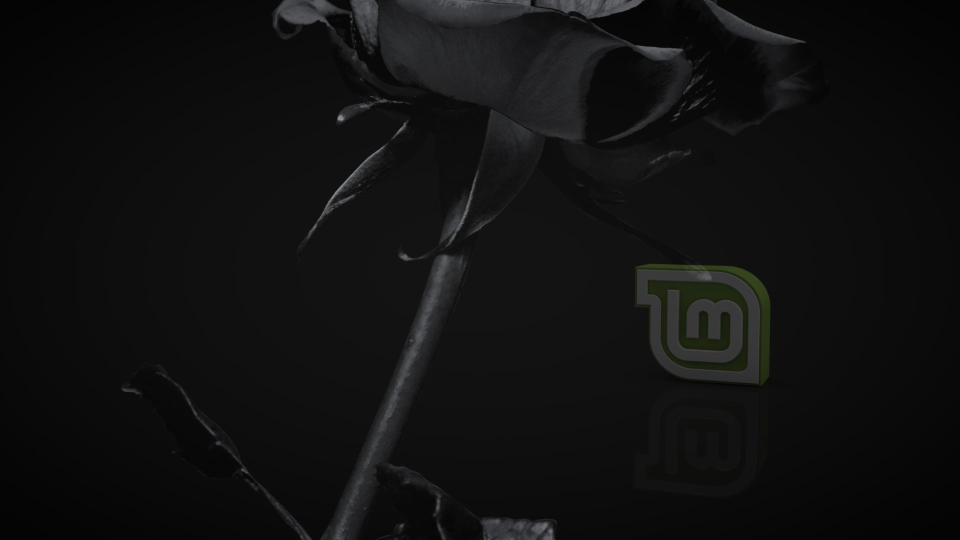
#> input picture .cache/bench_0.jpg, 1920 x 1080 px (shown at 1/2 size)
$ python -i zoom_effect.py   (imports and definitions only)
#> lines starting #> are read from the running program, lines starting #| are printed output that depends on the picture
#> further down, picture is the input picture: PIL image 1920x1080 RGB; mean R, G, B 16.6, 16.7, 16.7
"""Shared motion curves for the native compositor and software fallback."""
import math

# [28 lines left out: functions zoom_scale, smooth_segments, not called in this run]


def pulse_texture(image, lens_strength=.20, chromatic_strength=.60, separation=1.0, lens_image=None):
    """Bake barrel distortion and radial color separation once per wallpaper."""
#> called with lens_strength = 0.2, chromatic_strength = 0.6, separation = 1
    from PIL import Image
    rgb = image.convert('RGB')
    width,height=rgb.size
#> width = 1920; height = 1080
    def distort(source,strength):
#> called with strength = 0.2
        if strength==0:return source.copy()
        def point(x,y):
            nx,ny=2*x/width-1,2*y/height-1
            radius2=(nx*nx+ny*ny)/2
            factor=1-strength*(1-radius2)
            return (width*(1+nx*factor)/2,height*(1+ny*factor)/2)
        mesh=[]
        for top in range(0,height,32):
            bottom=min(top+32,height)
            for left in range(0,width,32):
                right=min(left+32,width)
                quad=point(left,top)+point(left,bottom)+point(right,bottom)+point(right,top)
                mesh.append(((left,top,right,bottom),quad))
        return source.transform(source.size,Image.Transform.MESH,mesh,Image.Resampling.BILINEAR)
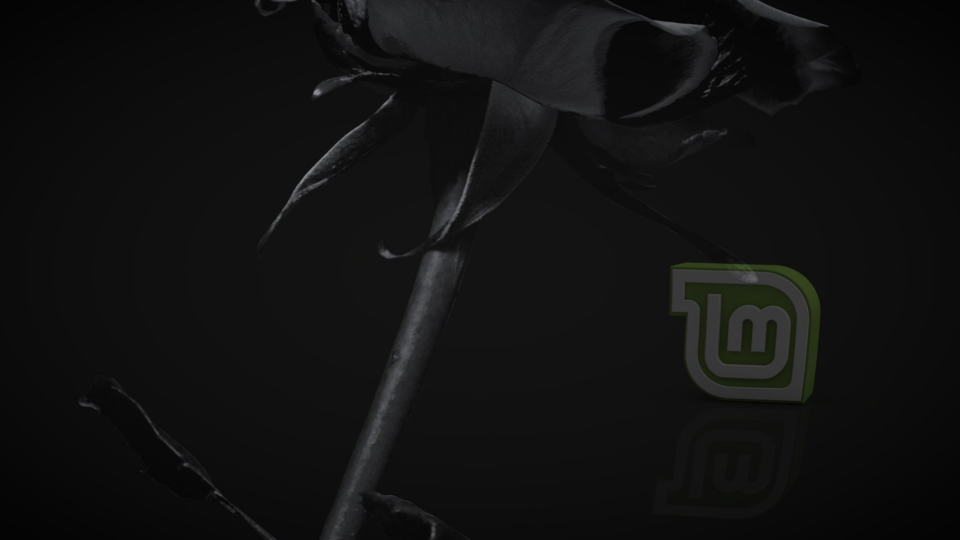
#> returned value: PIL image 1920x1080 RGB (shown at 1/2 size); mean R, G, B 17.3, 17.5, 17.3
    warped=lens_image if lens_image is not None else distort(rgb,lens_strength)
    if chromatic_strength==0:return warped
    r,g,b=warped.split()
    # Opposing radial channel warps make the fringe visible around details;
    # all samples stay inside the image, so the screen remains fully covered.
    red=distort(rgb.getchannel('R'),max(0,lens_strength+.04*separation))
#> call 2 of distort, with strength = 0.24
#> in distort (call 2), `return source.transform(source.size,Image.Transform.MESH,mesh,Image.Re..`:
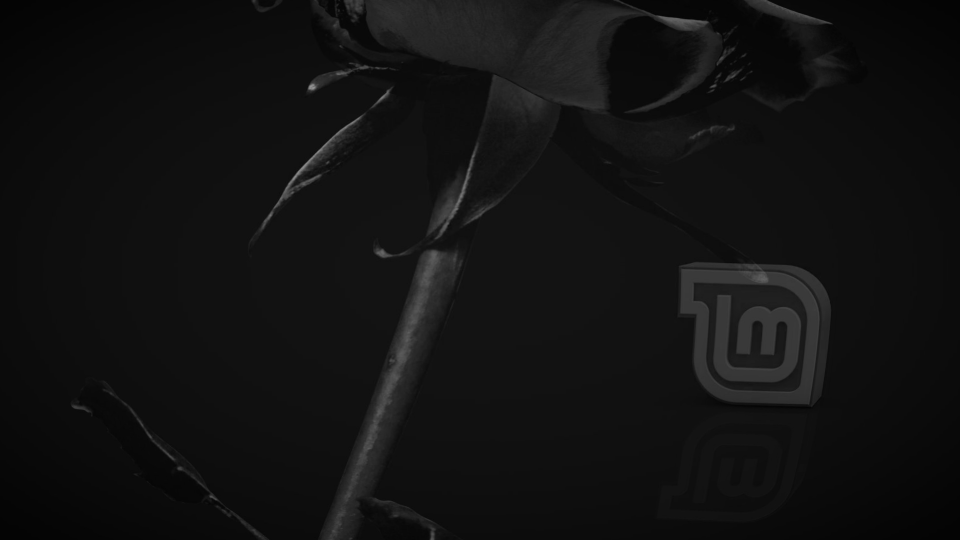
#> returned value: PIL image 1920x1080 L (shown at 1/2 size); min 2, max 153, mean 17.5
    blue=distort(rgb.getchannel('B'),max(0,lens_strength-.04*separation))
#> call 3 of distort, with strength = 0.16
#> in distort (call 3), `return source.transform(source.size,Image.Transform.MESH,mesh,Image.Re..`:
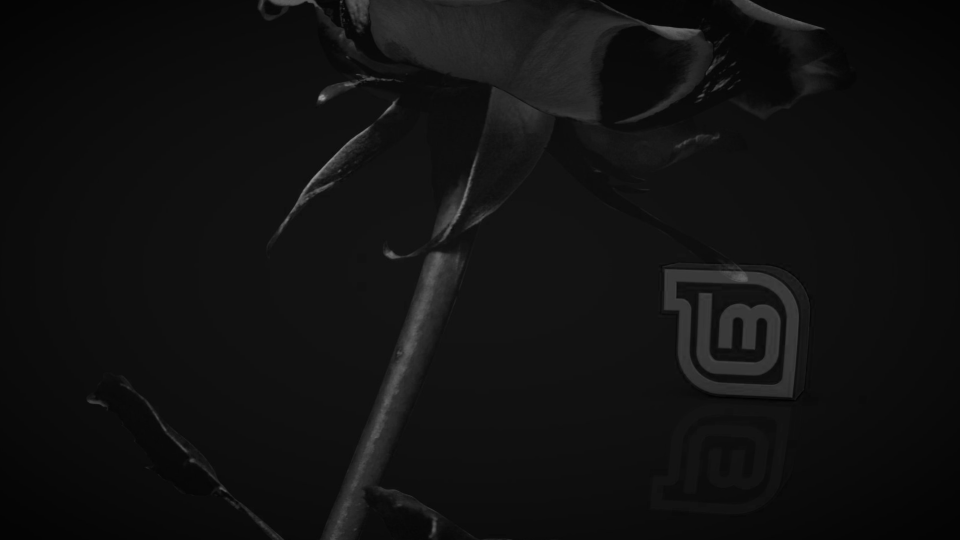
#> returned value: PIL image 1920x1080 L (shown at 1/2 size); min 0, max 157, mean 17
    return Image.merge('RGB',(Image.blend(r,red,chromatic_strength),g,
                              Image.blend(b,blue,chromatic_strength)))
#> returned value: PIL image 1920x1080 RGB


# [47 lines left out: functions chromatic_opacities, chromatic_segments, pulse_parameters, jitter_offset, zoom_frame, not called in this run]

>>> from PIL import Image
>>> picture = Image.open('.cache/bench_0.jpg')
>>> result = pulse_texture(picture)
